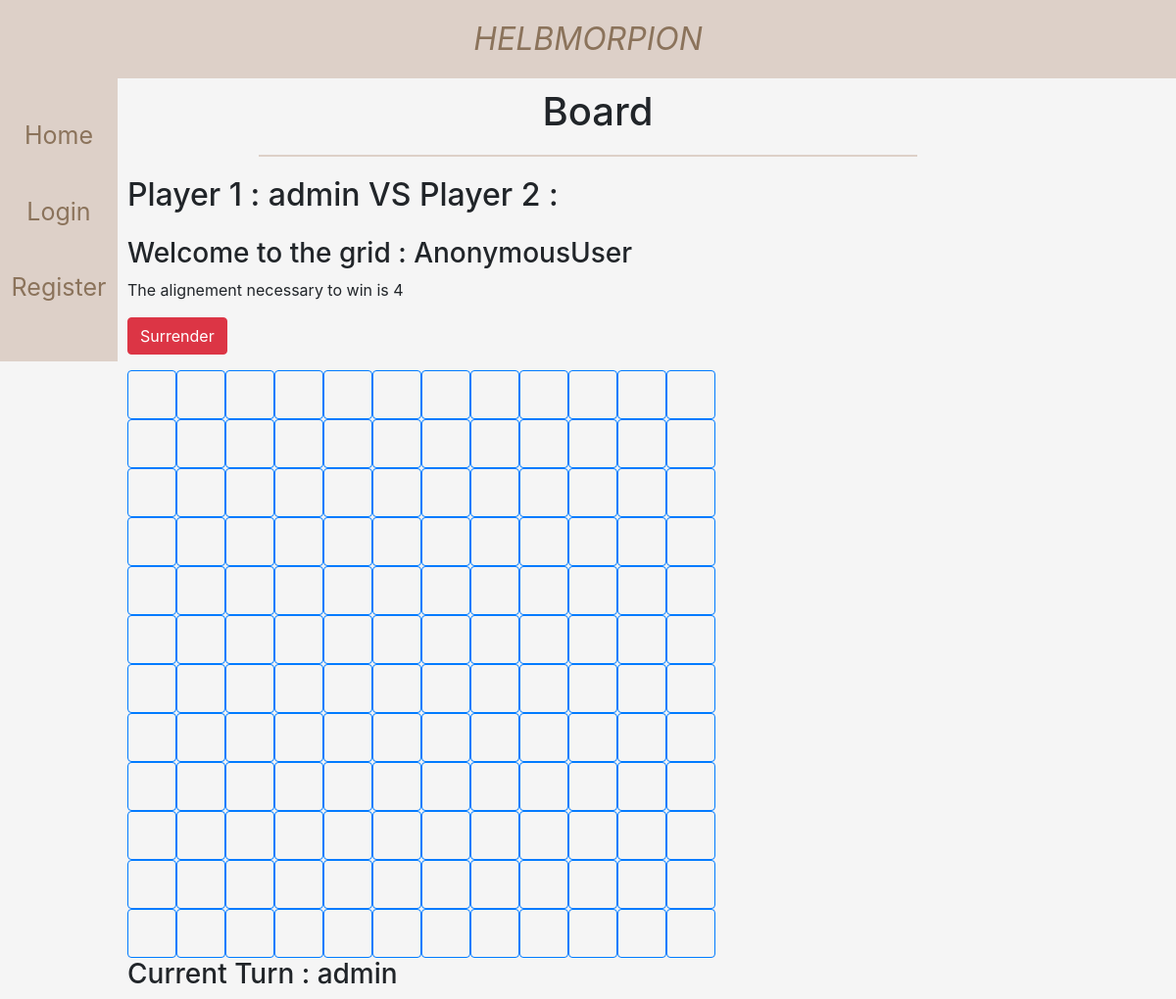
Page /game/115/board/ on the committed database.
### games/models.py (models this page shows, shortened)
class Game(models.Model):
    title = models.CharField(max_length=255) # Champ pour stocker le titre de la partie (maximum 255 caractères)
    creator = models.ForeignKey(User, on_delete=models.CASCADE) # Champ pour stocker le créateur de la partie, lié au modèle User de Django
    opponent = models.ForeignKey(User, on_delete=models.SET_NULL, null=True, blank=True, related_name='opponent')
    public = models.BooleanField(default=True) # Champ pour indiquer si la partie est publique ou privée (par défaut, publique)
    board_size = models.PositiveIntegerField(default=3) # Champ pour définir la taille du plateau de jeu (par défaut, 3x3 pour un tic-tac-toe)
    alignment_length = models.PositiveIntegerField(default=3) # Champ pour définir la longueur nécessaire pour gagner le jeu (par défaut, 3 pour un tic-tac-toe)
    code = models.CharField(max_length=8, blank=True, null=True) # Champ pour stocker le code d'accès pour les parties privées (max 8 caractères, facultatif)
    created_at = models.DateTimeField(auto_now_add=True) # Champ pour enregistrer la date et l'heure de création de la partie (auto-généré)
    finished = models.BooleanField(default=False) # on veut voir si la partie est finie ou pas
    symbol_creator = models.URLField(null=True, blank=True) # symbol du créateur
    symbol_opponent = models.URLField(null=True, blank=True) # symbol de l'opposant
    current_player = models.CharField(max_length=50,default='') # joueur entraint de joueur
    board_state = models.JSONField() # matrice de type jsonfield que l'on initialise par la suite
    surrender = models.BooleanField(default=False) # booléen pour l'abandon
    winner = models.CharField(max_length=255, null=True, blank=True) # et le nom du winner
    waiting_for_player = models.BooleanField(default=True)
    def __init__(self, *args, **kwargs):
        super().__init__(*args, **kwargs)
    def get_board(self):
        return self.board_state

### games/views.py (the view)
# urls.py: path('<int:pk>/board/', GameBoardView.as_view(), name='game-board'),
class GameBoardView(View):
    template_name = 'games/game_board.html'
    def get(self, request, *args, **kwargs):
        game = get_object_or_404(Game, pk=kwargs['pk'])
        return render(request, self.template_name, {'game': game})

### games/templates/games/game_board.html (shortened to what this page needs)
{% extends "core/base.html" %}
{% block content %}
    <h1 id="texte-margin-sidebar"> Board </h1>
    <hr id="ligne">
    <h2 class="mb-4" style="margin-left: 10px;"> Player 1 : {{ game.creator.username }} VS  Player 2 :</h2>
    <h3 style="margin-left: 10px;">Welcome to the grid : {{ user }} </h3>
    <p style="margin-left: 10px;" >The alignement necessary to win is {{ game.alignment_length }}</p>
    <p><button class="btn btn-danger" style="margin-left: 10px;" onclick="surrenderGame()">Surrender</button></p>
        <table>
        {% for row in game.get_board %}
                <tr>
                {% for symbol in row %}
                    <td class="btn btn-outline-primary btn-square"  id="cell-{{forloop.parentloop.counter}}-{{forloop.counter}}"
                    onclick="tdClick('{{ forloop.parentloop.counter }}', '{{ forloop.counter }}',this)"></td>
                {% endfor %}
                </tr>
        {% endfor %}
        </table>
    <h3 id="current-turn"> Current Turn : <span id="current-player">{{game.current_player}}</span></h3>
{% endblock content %}

### core/static/core/main.css (style rules this page uses)
body { margin: 0; display: flex; flex-direction: column; align-items: center; justify-content: center; background-color: #F5F5F5; }
#texte-margin-sidebar { margin-top: 10px; margin-left: 20px; text-align: center; }
#ligne { border: none; border-top: 2px solid #DDD0C8; width: 70%; margin-top: 20px; margin-bottom: 20px; }

### games/templates/games/game_board.html (style rules this page uses)
.btn-square { width: 50px; height: 50px; font-size: 24px; text-align: center; }
table, #current-turn { margin-left: 10px; }

### rows in the picture
Game: creator.username "admin", alignment_length "4", current_player "admin"

### other values in the picture
{{ user }} "AnonymousUser"
